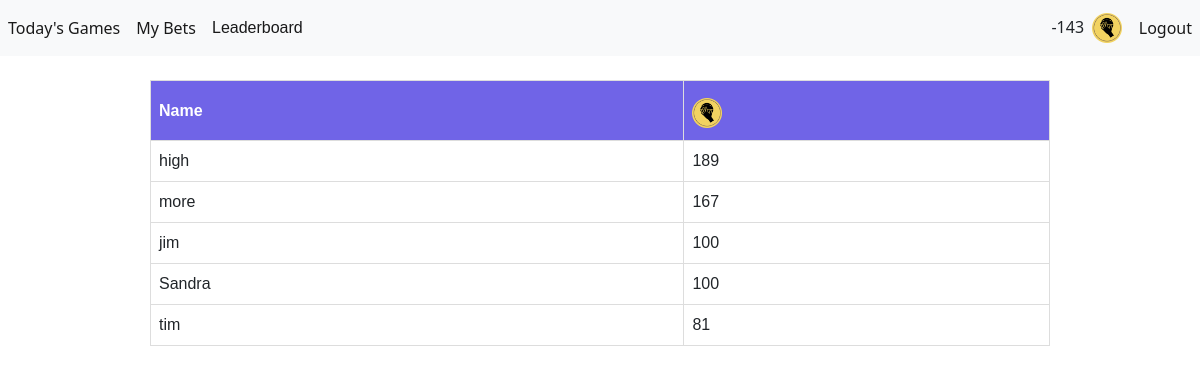
The page /leaderboard (signed in) on the database its author committed.
### app/models.py (models this page shows)
class User(db.Model, UserMixin):
    id = db.Column(db.Integer, primary_key = True)
    email = db.Column(db.String(150), unique = True)
    password = db.Column(db.String(150))
    first_name = db.Column(db.String(150))
    last_name = db.Column(db.String(150))
    swishcoins = db.Column(db.Integer, default = 100)
    bets = db.relationship('Bet')

### app/views.py (the view)
@app.route('/leaderboard')
def leaderboard():
    users = User.query.all()
    users = get_top_five_users(users)
    return render_template("leaderboard.html", user = current_user, users = users)

### app/__init__.py (called while the page is built)
@login_manager.user_loader
def load_user(id):
    return User.query.get(int(id))

### app/functions/get_top_five_users.py (called while the page is built)
def get_top_five_users(user_list):
    sorted_list = sorted(user_list, key=lambda x: x.swishcoins, reverse=True)
    if len(user_list) < 5:
        return sorted_list[:len(user_list)]
    else:
        return sorted_list[:5]

### app/templates/leaderboard.html (shortened to what this page needs)
{% extends "main/base.html" %}
{% block main %}
<link rel="stylesheet" href="{{ url_for('static', filename='css/leaderboard.css') }}">
<br>
<table id="leaderboard">
    <tr>
        <th>Name</th>
        <th><img style="max-width: 35px; max-height: 35px; padding-top: 5px" src="{{ url_for('static', filename='img/CourtsideBets_logo.png') }}"></th>
    </tr>
    {% for i in range(users|length) %}
    <tr>
        <td>
            {{ users[i].first_name}}
        </td>
        <td>
            {{users[i].swishcoins}}
        </td>
    </tr>
    {% endfor %}
</table>
{% endblock %}

### app/templates/main/base.html (shortened to what this page needs)
<!doctype html>
<html lang="en">
<head>
    <link href="https://cdn.jsdelivr.net/npm/bootstrap@5.1.3/dist/css/bootstrap.min.css" rel="stylesheet"
>
    <link rel="stylesheet" href="{{ url_for('static', filename='css/style.css') }}">
</head>
<body>
    <nav class="navbar navbar-expand-lg navbar-light bg-light">
        <div class="collapse navbar-collapse" id="navbar">
            <div class="navbar-nav">
                {% if user.is_authenticated %}
                <a class="nav-link active" style="white-space: nowrap;" id="today_games" href="/">Today's Games</a>
                <a class="nav-link active" style="white-space: nowrap;" id="my_bets" href="/my-bets">My Bets</a>
                <a class="nav-link active" style="white-space: nowrap;" id="leaderboard" href="/leaderboard">Leaderboard</a>
                {% else %}
                <a class="nav-link active" id="login" href="/login">Login</a>
                <a class="nav-link active" id="sign_up" href="/sign-up">Sign Up</a>
                {% endif %}
            </div>
        </div>
        <div class="collapse navbar-collapse" id="navbarNav">
            <ul class="navbar-nav ms-auto mb-2 mb-lg-0">
                <li style="padding-top:7px;"> {{ user.swishcoins }} &nbsp; </li>
                <li><img style="max-width: 35px; max-height: 35px; padding-top: 5px" src="{{ url_for('static', filename='img/CourtsideBets_logo.png') }}"> &nbsp; </li>
                <li><a class="nav-link active" id="logout" href="/logout">Logout</a></li>
            </ul>
            </div>
    </nav>
    <main>
        {% block main %} {% endblock %}
    </main>
</body>
</html>

### app/static/css/leaderboard.css (style rules this page uses)
#leaderboard { font-family: Arial, Helvetica, sans-serif; border-collapse: collapse; width: 75%; margin-left: auto; margin-right: auto; }
#leaderboard td, #leaderboard th { border: 1px solid #ddd; padding: 8px; }
#leaderboard th { padding-top: 12px; padding-bottom: 12px; text-align: left; background-color: #7064E7; color: white; }

### rows shown on the page
User: swishcoins "-143"
User: first_name "high", swishcoins "189"
User: first_name "more", swishcoins "167"
User: first_name "jim", swishcoins "100"
User: first_name "Sandra", swishcoins "100"
User: first_name "tim", swishcoins "81"
